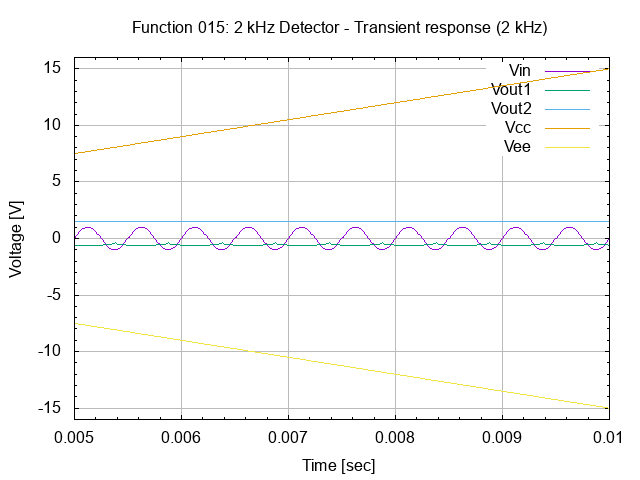

The script that saved this image:
# setup terminal
set term png

# setup graph
set output "26.015.00.01.01.04.png"
set title "Function 015: 2 kHz Detector - Transient response (2 kHz)"

# setup Y-axis
set yrange [-16:16]
set grid ytics lt 1 lw 1 lc rgb "#bbbbbb"
set mytics
set ylabel "Voltage [V]"

# setup X-axis
set grid xtics lt 1 lw 1 lc rgb "#bbbbbb"
set mxtics
set xrange [0.005:0.01]
set xlabel "Time [sec]"

# setup plot style
set style data lines
plot '26.015.00.01.01.dat' using 1:2 title "Vin", \
     '26.015.00.01.01.dat' using 1:3 title "Vout1", \
     '26.015.00.01.01.dat' using 1:4 title "Vout2", \
     '26.015.00.01.01.dat' using 1:5 title "Vcc", \
     '26.015.00.01.01.dat' using 1:6 title "Vee"

# set output back to default
set output

# reset terminal type
set terminal pop
